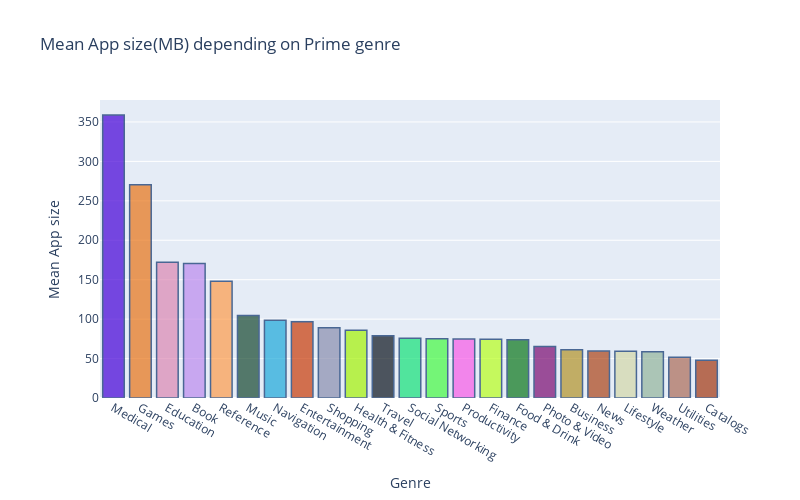

Notebook code cell kept with this figure:
### Markdown cell above
Figure 1
For Free App, Top 3 is below.
(1) Productivity (2) Music (3) Photo & Video

Figure 2
For Not-Free App, Top 3 is below
(1) Catalogs (2) Shopping (3) Productivity

Figure 3
Book, Catalogs and Navigation Apps have much higher ratings when they are Not-free.

### Code cell
cnt_srs = df_app[['prime_genre', 'size_bytes_in_MB']].groupby('prime_genre').mean()['size_bytes_in_MB'].sort_values(ascending=False)
text = ['{:.2f}'.format(value) for value in cnt_srs.values]

trace = go.Bar(
    x = cnt_srs.index,
    y = cnt_srs.values,
    marker = dict(
        color = random_color_generator(100),
        line = dict(color='rgb(8, 48, 107)',
                    width = 1.5)
    ),
    opacity = 0.7
)
data = [trace]

layout = go.Layout(
    title = 'Mean App size(MB) depending on Prime genre',
    margin = dict(
        l = 100
    ),
    xaxis = dict(
        title = 'Genre'
    ),
    yaxis = dict(
        title = 'Mean App size'
    ),
    width = 800,
    height = 500
)

fig = go.Figure(data=data, layout=layout)
py.iplot(fig)

### Figure 1 — Plotly figure (JSON) as saved in the notebook; plotly's stock layout.template omitted (floating-point values rounded to 4 significant figures)
{"data": [{"marker": {"color": ["#4500D7", "#E97416", "#DC88B3", "#BD8AEE", "#FE9C4B", "#164830", "#1DA9DA", "#C93B08", "#898DAE", "#A4F207", "#0C151E", "#13E178", "#45FA42", "#F85AE7", "#B8FF1D", "#0B761A", "#7B0B71", "#B29328", "#AC4417", "#D3D7A9", "#93B59C", "#AB6B58", "#A33710", "#2D5864", "#9010AC", "#A4DD44", "#A3EFE5", "#E40336", "#E4DA54", "#552713", "#80A449", "#5B93C9", "#C2BCB9", "#512EFF", "#02DAF3", "#6A96DF", "#C64E58", "#2B6B63", "#608414", "#BE6396", "#768E91", "#13D3EE", "#7CDCD6", "#4CDFF5", "#E68EA3", "#D498AA", "#183781", "#29B556", "#9756D9", "#7E8773", "#34DDE5", "#C2877F", "#4CC906", "#FA497B", "#59BA55", "#DB7314", "#F3D77A", "#7040E0", "#3041B9", "#709EEE", "#2AA1D9", "#38301F", "#E2BE7E", "#58C58B", "#C8F2F4", "#B5C17B", "#DC35AB", "#82C4E6", "#CA4C5A", "#B55731", "#168A9C", "#D963F3", "#F83D8D", "#D5F59F", "#3EA2E1", "#391B3B", "#241C9D", "#B57E33", "#39045F", "#5A480E", "#5EDC71", "#99C7D4", "#7B63AC", "#747621", "#B83E43", "#312863", "#318BD8", "#B3A710", "#F9FBB7", "#CD99DA", "#552FBB", "#40BB58", "#9E9135", "#C6A42A", "#BEBF28", "#BD2FD0", "#DBB723", "#58517C", "#F6998B", "#1CB1B2"], "line": {"color": "rgb(8, 48, 107)", "width": 1.5}}, "opacity": 0.7, "type": "bar", "x": ["Medical", "Games", "Education", "Book", "Reference", "Music", "Navigation", "Entertainment", "Shopping", "Health & Fitness", "Travel", "Social Networking", "Sports", "Productivity", "Finance", "Food & Drink", "Photo & Video", "Business", "News", "Lifestyle", "Weather", "Utilities", "Catalogs"], "y": [359.0, 270.5, 172.1, 170.5, 148.0, 104.6, 98.57, 96.78, 89.02, 85.93, 78.88, 75.7, 75.22, 74.81, 74.61, 74.0, 65.35, 61.2, 59.58, 59.42, 58.6, 51.78, 47.86]}], "layout": {"height": 500, "margin": {"l": 100}, "title": {"text": "Mean App size(MB) depending on Prime genre"}, "width": 800, "xaxis": {"title": {"text": "Genre"}}, "yaxis": {"title": {"text": "Mean App size"}}}}
